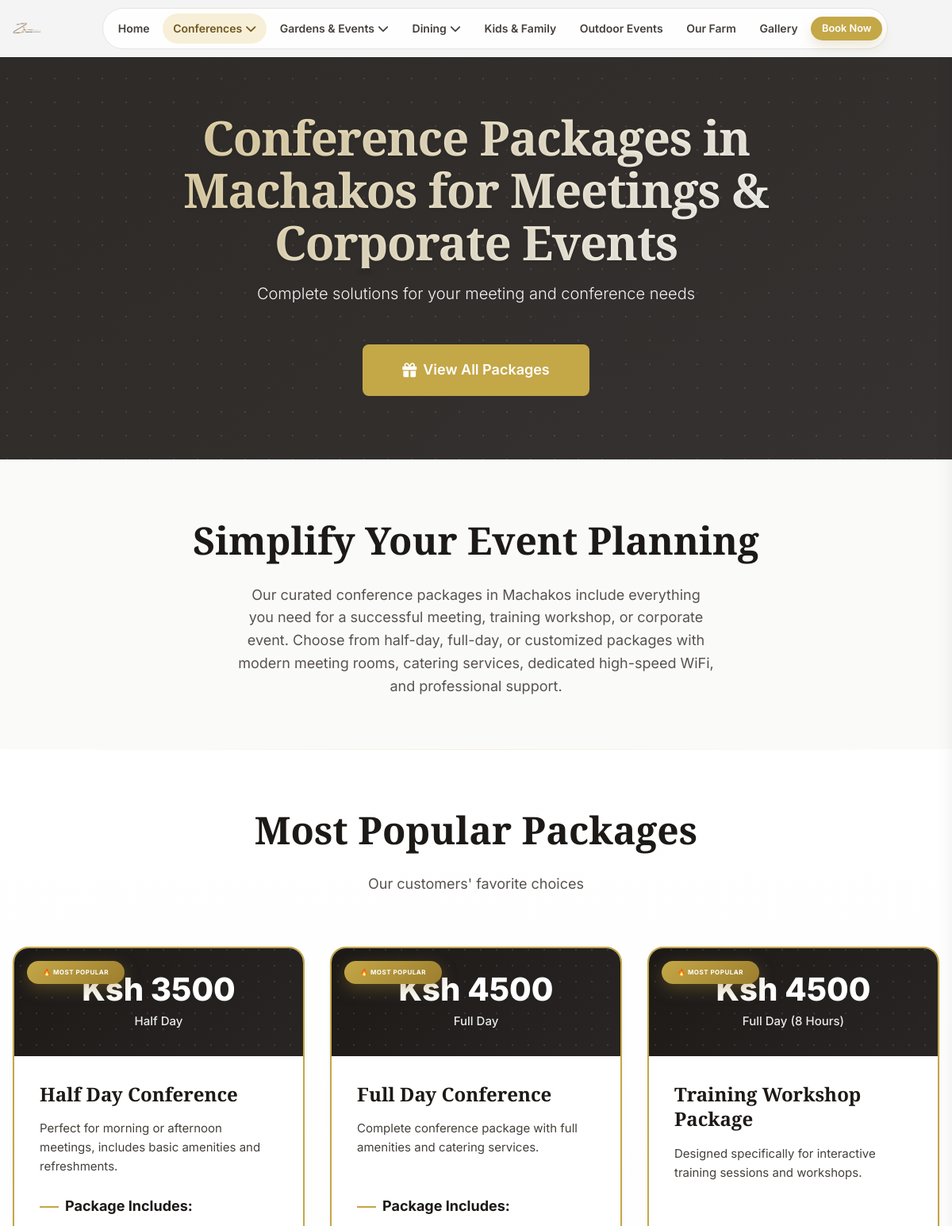
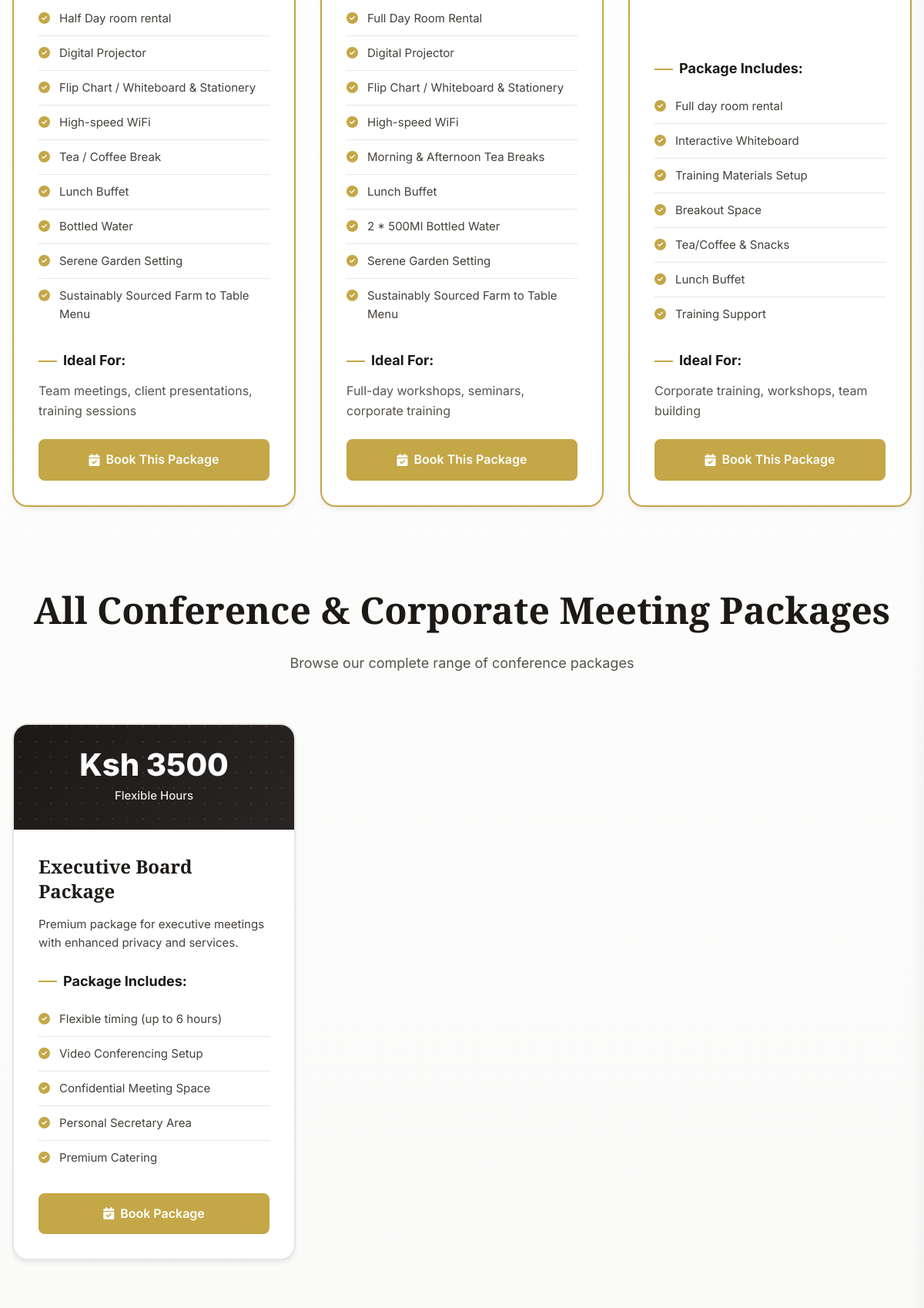
The page /conferences/packages/ (upper part) on the database its author committed (2 pictures, top to bottom).
### apps/conferences/models.py (models this page shows, shortened)
class ConferencePackage(models.Model):
    name = models.CharField(max_length=200)
    slug = models.SlugField(unique=True)
    description = models.TextField()
    includes = models.TextField(help_text="List package inclusions, one per line")
    price = models.DecimalField(max_digits=10, decimal_places=2)
    duration = models.CharField(max_length=100, help_text="e.g., Half Day, Full Day")
    suitable_for = models.TextField(help_text="Ideal for which type of meetings")
    is_popular = models.BooleanField(default=False)
    is_active = models.BooleanField(default=True)
    display_order = models.IntegerField(default=0)
    class Meta:
        verbose_name = "Conference Package"
        verbose_name_plural = "Conference Packages"
        ordering = ['display_order']

### apps/conferences/views.py (the view)
# urls.py: path('packages/', views.conference_packages, name='packages'),
def conference_packages(request):
    packages = ConferencePackage.objects.filter(is_active=True).order_by('display_order')
    popular_packages = packages.filter(is_popular=True)
    context = {
        'packages': packages,
        'popular_packages': popular_packages,
    }
    return render(request, 'conferences/packages.html', context)

### apps/conferences/context_processors.py (called while the page is built)
def _ordered_conference_categories_queryset():
    return (
        ConferenceCategory.objects.filter(
            is_active=True,
            category_type__in=["board", "meeting", "hall"],
        )
        .annotate(
            sort_priority=Case(
                When(category_type="board", then=Value(1)),
                When(category_type="meeting", then=Value(2)),
                When(category_type="hall", then=Value(3)),
                default=Value(99),
                output_field=IntegerField(),
            )
        )
        .order_by("sort_priority", "display_order", "name")
    )

def conference_categories(request):
    return {
        "conference_categories": _ordered_conference_categories_queryset()
    }

### apps/gardens/context_processors.py (called while the page is built)
def gardens_categories(request):
    return {
        'gardens_categories': EventType.objects.filter(
            is_active=True
        ).order_by('category', 'display_order')
    }

### apps/conferences/templates/conferences/packages.html (shortened to what this page needs)
{% extends "base.html" %}
{% load static %}
{% block extra_css %}
<link rel="stylesheet" href="{% static 'css/conference.css' %}">
{% endblock %}
{% block content %}
<section class="conference-hero">
    <div class="container">
        <div class="conference-hero-content">
            <h1 class="conference-hero-title">Conference Packages in Machakos for Meetings & Corporate Events</h1>
            <p class="conference-hero-subtitle">Complete solutions for your meeting and conference needs</p>
            <a href="#packages" class="btn btn-gold btn-large">
                <i class="fas fa-gift"></i>
                View All Packages
            </a>
        </div>
    </div>
</section>
<section class="section-padding">
    <div class="container">
        <div class="text-center" style="max-width: 800px; margin: 0 auto;">
            <h2 class="section-title">Simplify Your Event Planning</h2>
            <p class="section-subtitle" style="font-size: 1.125rem;">
                Our curated conference packages in Machakos include everything you need for a successful meeting, training workshop,
                or corporate event. Choose from half-day, full-day, or customized packages with modern meeting rooms,
                catering services, dedicated high-speed WiFi, and professional support.
            </p>
        </div>
    </div>
</section>
<section class="packages-section" id="packages">
    <div class="container">
        {% if popular_packages %}
        <div class="section-header">
            <h2 class="section-title">Most Popular Packages</h2>
            <p class="section-subtitle">Our customers' favorite choices</p>
        </div>
        <div class="packages-grid">
            {% for package in popular_packages %}
            <div class="package-card package-card-popular">
                <div class="package-header">
                    <div class="package-price">Ksh {{ package.price|floatformat:0 }}</div>
                    <div class="package-duration">{{ package.duration }}</div>
                </div>
                <div class="package-content">
                    <h3 class="package-title">{{ package.name }}</h3>
                    <p class="package-description">
                        {{ package.description }}
                    </p>
                    <div class="package-includes">
                        <h4>Package Includes:</h4>
                        <ul>
                            {% for item in package.includes.splitlines %}
                            {% if item.strip %}
                            <li>
                                <i class="fas fa-check-circle"></i>
                                {{ item }}
                            </li>
                            {% endif %}
                            {% endfor %}
                        </ul>
                    </div>
                    <div class="package-includes">
                        <h4>Ideal For:</h4>
                        <p style="color: var(--neutral-600); line-height: 1.6;">{{ package.suitable_for }}</p>
                    </div>
                    <div class="room-actions">
                        <a href="#inquiry" class="btn btn-gold" onclick="selectPackage('{{ package.name }}')">
                            <i class="fas fa-calendar-check"></i>
                             Book This Package
                        </a>
                    </div>
                </div>
            </div>
            {% endfor %}
        </div>
        {% endif %}
        {% if packages %}
        <div class="section-header" style="margin-top: var(--space-12);">
            <h2 class="section-title">All Conference & Corporate Meeting Packages</h2>
            <p class="section-subtitle">Browse our complete range of conference packages</p>
        </div>
        <div class="packages-grid">
            {% for package in packages %}
            {% if not package.is_popular %}
            <div class="package-card">
                <div class="package-header">
                    <div class="package-price">Ksh {{ package.price|floatformat:0 }}</div>
                    <div class="package-duration">{{ package.duration }}</div>
                </div>
                <div class="package-content">
                    <h3 class="package-title">{{ package.name }}</h3>
                    <p class="package-description">
                        {{ package.description }}
                    </p>
                    <div class="package-includes">
                        <h4>Package Includes:</h4>
                        <ul>
                            {% for item in package.includes.splitlines|slice:":5" %}
                            {% if item.strip %}
                            <li>
                                <i class="fas fa-check-circle"></i>
                                {{ item }}
                            </li>
                            {% endif %}
                            {% endfor %}
                        </ul>
                    </div>
                    <div class="room-actions">
                        <a href="#inquiry" class="btn btn-gold" onclick="selectPackage('{{ package.name }}')">
                            <i class="fas fa-calendar-check"></i>
                             Book Package
                        </a>
                    </div>
                </div>
            </div>
            {% endif %}
            {% endfor %}
        </div>
        {% endif %}
    </div>
</section>
{% endblock %}

### static/css/style.css (style rules this page uses)
:root { --gold-light: #f7efd8; --gold-medium: #e6d5a5; --gold-dark: #c4a747; --gold-darker: #9c7e2e; --gold-accessible: #6f571f; --gold-accent: #ffd700; --neutral-50: #fafaf9; --neutral-100: #f5f5f4; --neutral-200: #e7e5e4; --neutral-300: #d6d3d1; --neutral-400: #a8a29e; --neutral-500: #78716c; --neutral-600: #57534e; --neutral-700: #44403c; --neutral-800: #292524; --neutral-900: #1c1917; --font-sans: 'Inter', -apple-system, BlinkMacSystemFont, 'Segoe UI', Roboto, sans-serif; --font-serif: 'Playfair Display', Georgia, serif; --space-1: 0.25rem; --space-2: 0.5rem; --space-3: 0.75rem; --space-4: 1rem; --space-5: 1.5rem; --space-6: 2rem; --space-8: 3rem; --space-10: 4rem; --space-12: 6rem; }
* { margin: 0; padding: 0; box-sizing: border-box; }
html { font-size: 16px; scroll-behavior: smooth; }
body { font-family: var(--font-sans); line-height: 1.6; color: var(--neutral-800); background: var(--neutral-50); }
.container { width: 100%; max-width: 1200px; margin: 0 auto; padding: 0 var(--space-4); }
.section-padding { padding: var(--space-10) 0; }
.text-center { text-align: center; }
.btn { display: inline-flex; align-items: center; justify-content: center; gap: 0.5rem; padding: var(--space-3) var(--space-6); font-family: var(--font-sans); font-weight: 600; text-decoration: none; border-radius: 0.5rem; border: none; cursor: pointer; transition: all 0.3s ease; white-space: nowrap; max-width: 100%; }
.btn-gold { background: var(--gold-dark); color: white !important; border: 2px solid var(--gold-dark); }
.btn-large { padding: var(--space-4) var(--space-8); font-size: 1.125rem; }
.section-header { text-align: center; margin-bottom: var(--space-10); }
.section-title { font-family: var(--font-serif); font-size: 2.5rem; color: var(--neutral-900); margin-bottom: var(--space-4); }
.section-subtitle { font-size: 1.125rem; color: var(--neutral-600); max-width: 600px; margin: 0 auto; line-height: 1.6; }
.facility-cta, .room-actions { display: flex; flex-wrap: wrap; gap: var(--space-3); justify-content: center; align-items: stretch; }
@media (min-width: 768px) { .section-title { font-size: 3rem; } }

### rows shown on the page
ConferencePackage: price "3500", duration "Half Day", name "Half Day Conference", description "Perfect for morning or afternoon meetings, includes basic amenities and refreshments.", splitlines "Half Day room rental" "Digital Projector" "Flip Chart / Whiteboard & Stationery" "High-speed WiFi" "Tea / Coffee Break" "Lunch Buffet" "Bottled Water" "Serene Garden Setting" "Sustainably Sourced Farm to Table Menu", suitable_for "Team meetings, client presentations, training sessions"
ConferencePackage: price "4500", duration "Full Day", name "Full Day Conference", description "Complete conference package with full amenities and catering services.", splitlines "Full Day Room Rental" "Digital Projector" "Flip Chart / Whiteboard & Stationery" "High-speed WiFi" "Morning & Afternoon Tea Breaks" "Lunch Buffet" "2 * 500Ml Bottled Water" "Serene Garden Setting" "Sustainably Sourced Farm to Table Menu", suitable_for "Full-day workshops, seminars, corporate training"
ConferencePackage: price "4500", duration "Full Day (8 Hours)", name "Training Workshop Package", description "Designed specifically for interactive training sessions and workshops.", splitlines "Full day room rental" "Interactive Whiteboard" "Training Materials Setup" "Breakout Space" "Tea/Coffee & Snacks" "Lunch Buffet" "Training Support", suitable_for "Corporate training, workshops, team building"
ConferencePackage: price "3500", duration "Flexible Hours", name "Executive Board Package", description "Premium package for executive meetings with enhanced privacy and services.", is_popular False (drawn), splitlines "Flexible timing (up to 6 hours)" "Video Conferencing Setup" "Confidential Meeting Space" "Personal Secretary Area" "Premium Catering"
